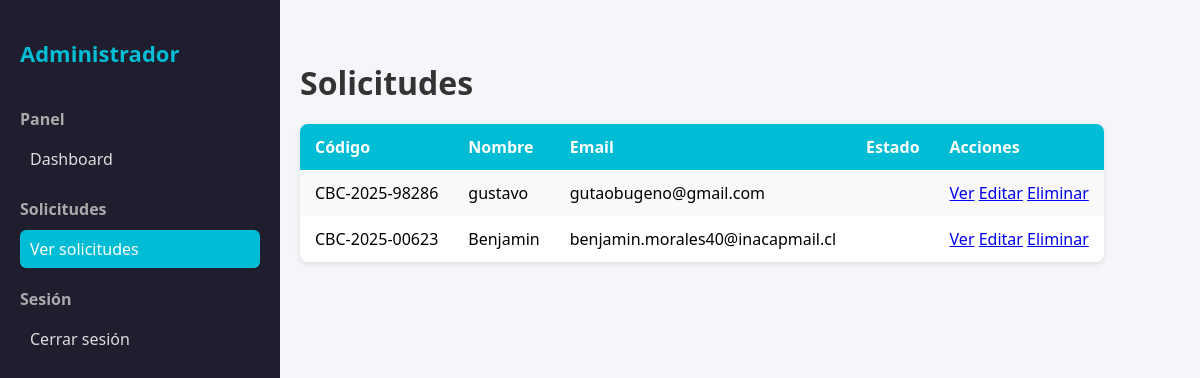
The app's page /panel/solicitudes/ (signed in) with its own data.
### core/models.py (models this page shows, shortened)
class SolicitudInformacion(models.Model):
    servicio = models.ForeignKey(
        Servicio,
        on_delete=models.CASCADE,
        related_name="solicitudes",
        null=True,
        blank=True,
    )
    nombre = models.CharField(max_length=100)
    email = models.EmailField()
    telefono = models.CharField(
        max_length=12,
        validators=[
            RegexValidator(
                regex=r'^569\d{8}$',
                message="El teléfono debe tener el formato 569XXXXXXXX",
            ),
        ],
    )
    tienes_terreno = models.CharField(
        max_length=10,
        choices=[('si', 'Sí'), ('no', 'No')],
        default='no'
    )
    ubicacion = models.CharField(max_length=255)
    cuando_comenzar = models.CharField(max_length=20)
    requerimientos = models.TextField()
    estado_actual = models.ForeignKey(
        Estado,
        on_delete=models.SET_NULL,
        null=True,
        blank=True,
        related_name="solicitudes"
    )
    fecha_envio = models.DateTimeField(auto_now_add=True)
    codigo_seguimiento = models.CharField(max_length=30, unique=True, blank=True)
    comentarios_cambios = models.TextField(blank=True, null=True)
    progreso_trabajo = models.IntegerField(default=0)
    fecha_estimado_finalizacion = models.DateField(blank=True, null=True)

### core/views_admin.py (the view)
# urls.py: path("panel/solicitudes/", views_admin.admin_solicitudes, name="admin_solicitudes"),
@login_required
def admin_solicitudes(request):
    solicitudes = SolicitudInformacion.objects.all().order_by('-fecha_envio')
    return render(request, "admin_panel/solicitudes/listar.html", {
        "solicitudes": solicitudes
    })

### templates/admin_panel/solicitudes/listar.html
{% extends "admin_panel/base_admin.html" %}
{% block contenido %}
<h1>Solicitudes</h1>
<table class="tabla-admin">
    <tr>
        <th>Código</th>
        <th>Nombre</th>
        <th>Email</th>
        <th>Estado</th>
        <th>Acciones</th>
    </tr>
    {% for s in solicitudes %}
    <tr>
        <td>{{ s.codigo_seguimiento }}</td>
        <td>{{ s.nombre }}</td>
        <td>{{ s.email }}</td>
        <td>{{ s.get_estado_display }}</td>
        <td>
            <a href="{% url 'flujo_solicitud' s.id %}">Ver</a>
            <a href="{% url 'admin_solicitud_editar' s.id %}">Editar</a>
            <a href="{% url 'admin_solicitud_eliminar' s.id %}" class="danger">Eliminar</a>
        </td>
    </tr>
    {% endfor %}
</table>
{% endblock %}

### static/css/admin_panel.css (style rules this page uses)
body { font-family: 'Segoe UI', Tahoma, Geneva, Verdana, sans-serif; background-color: #f4f6f9; margin: 0; display: flex; height: 100vh; }
.content h1, .content h2 { color: #333; margin-bottom: 20px; }
table { width: 100%; border-collapse: collapse; background-color: #fff; border-radius: 8px; overflow: hidden; box-shadow: 0 2px 6px rgba(0,0,0,0.1); }
th, td { padding: 12px 15px; text-align: left; }
th { background-color: #00bcd4; color: white; }
tr:nth-child(even) { background-color: #f9f9f9; }

### records on screen
SolicitudInformacion: codigo_seguimiento "CBC-2025-98286", nombre "gustavo", email "gutaobugeno@gmail.com"
SolicitudInformacion: codigo_seguimiento "CBC-2025-00623", nombre "Benjamin", email "benjamin.morales40@inacapmail.cl"
